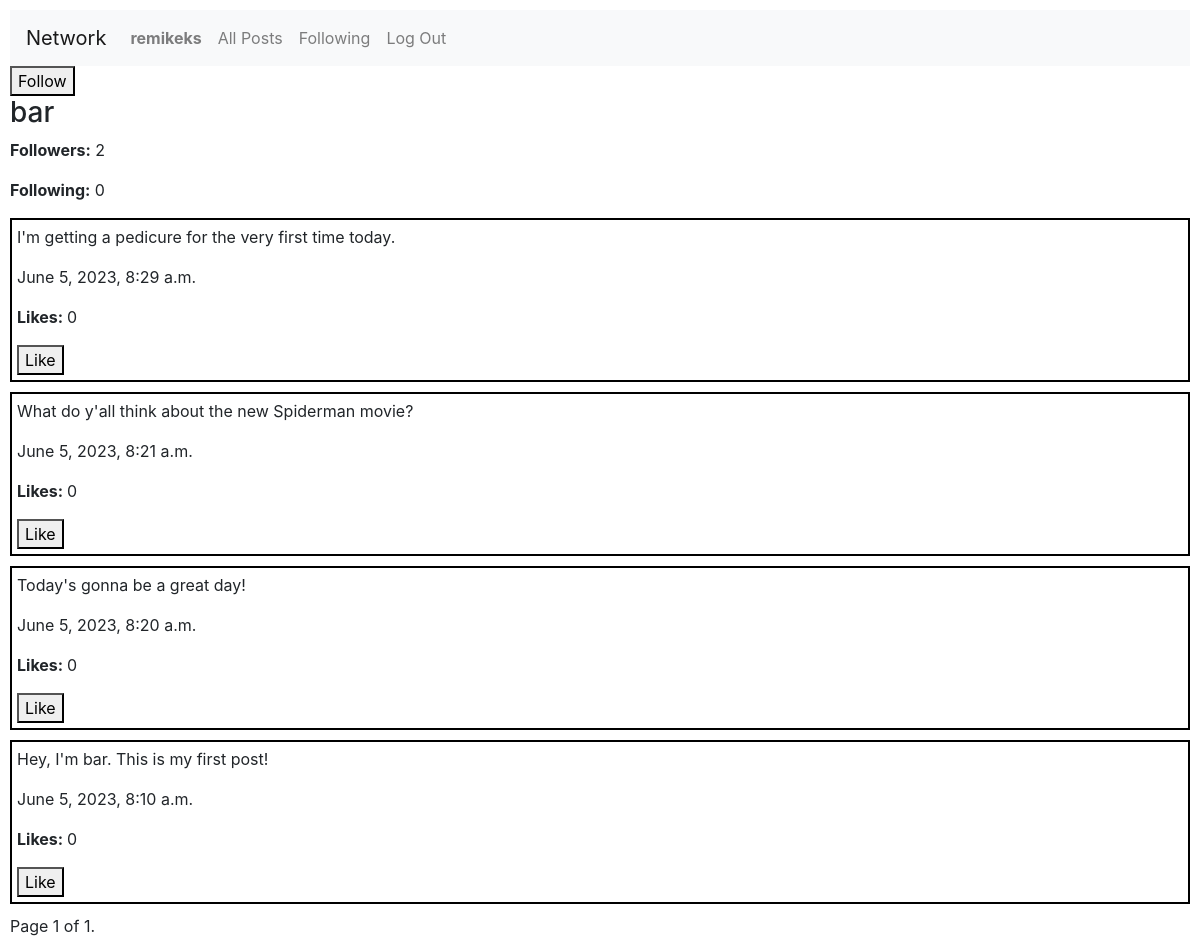
/profile/bar (signed in), run on the app's committed database.
### network/models.py (models this page shows, shortened)
class User(AbstractUser):
    followers = models.ManyToManyField('self', symmetrical=False, related_name="following")

class Post(models.Model):
    poster = models.ForeignKey(User, on_delete=models.CASCADE)
    content = models.TextField()
    timestamp = models.DateTimeField(auto_now_add=True)
    likes = models.PositiveIntegerField(default=0)
    liked_by = models.ManyToManyField(User, related_name='liked_posts', blank=True)

### network/views.py (the view)
# urls.py: path("profile/<str:name>", views.profile, name="profile"),
def profile(request, name):
    user_profile = User.objects.get(username=name)
    user_posts = Post.objects.filter(poster=user_profile).order_by("-timestamp")
    paginator = Paginator(user_posts, 10)
    page_number = request.GET.get("page")
    page_obj = paginator.get_page(page_number)
    follower_count = user_profile.followers.count()
    following_count = user_profile.following.count()
    message = "Unfollow" if user_profile.followers.filter(username=request.user.username).exists() else "Follow"
    return render(request, "network/profile.html", {
        "user_profile": user_profile,
        "posts": user_posts,
        "followers": follower_count,
        "following": following_count,
        "message": message,
        "page_obj": page_obj
    })

### network/templates/network/profile.html (shortened to what this page needs)
{% extends "network/layout.html" %}
{% block body %}
    {% if user.is_authenticated and user.username != user_profile.username %}
        <button class="follow" id="{{ user_profile.id }}">{{ message }}</button>
    {% endif %}
 <h3>{{ user_profile.username }}</h3>
<div>
    <p><strong>Followers:</strong> <span id="followers{{ user_profile.id }}"> {{ followers }}</span></p>
    <p><strong>Following:</strong> {{ following }}</p>
</div>
    {% for post in page_obj %}
        <div class="post">
            <p>{{ post.content }}</p>
            <p>{{ post.timestamp }}</p>
            <p><strong>Likes: </strong><span id="like{{post.id}}">{{ post.likes }}</span></p>
            {% if user.is_authenticated %}
                {% if user in post.liked_by.all %}
                    <button class="like" id="post{{ post.id }}">Unlike</button>
                {% else %}
                    <button class="like" id="post{{ post.id }}">Like</button>
                {% endif %}
            {% endif %}
        </div>
    {% endfor %}
<div class="pagination">
    <span class="step-links">
        <span class="current">
            Page {{ page_obj.number }} of {{ page_obj.paginator.num_pages }}.
        </span>
    </span>
</div>
{% endblock %}

### network/templates/network/layout.html (shortened to what this page needs)
{% load static %}
<!DOCTYPE html>
<html lang="en">
    <head>
        <link rel="stylesheet" href="https://stackpath.bootstrapcdn.com/bootstrap/4.4.1/css/bootstrap.min.css">
        <link href="{% static 'network/styles.css' %}" rel="stylesheet">
    </head>
    <body>
        <nav class="navbar navbar-expand-lg navbar-light bg-light">
            <a class="navbar-brand" href="{% url 'index'%}">Network</a>
            <div>
              <ul class="navbar-nav mr-auto">
                {% if user.is_authenticated %}
                    <li class="nav-item">
                        <a class="nav-link" href="{% url 'profile' user.username %}"><strong>{{ user.username }}</strong></a>
                    </li>
                {% endif %}
                <li class="nav-item">
                  <a class="nav-link" href="{% url 'index'%}">All Posts</a>
                </li>
                {% if user.is_authenticated %}
                    <li class="nav-item">
                        <a class="nav-link" href="{% url 'following' %}">Following</a>
                    </li>
                    <li class="nav-item">
                        <a class="nav-link" href="{% url 'logout' %}">Log Out</a>
                    </li>
                {% endif %}
              </ul>
            </div>
          </nav>
        <div class="body">
            {% block body %}
            {% endblock %}
        </div>
    </body>
</html>

### network/static/network/styles.css (style rules this page uses)
body { margin: 10px; }
.post { margin-bottom: 10px; padding: 5px; border: 2px solid black; }

### data on the page
User: username "remikeks"
User: username "bar"
Post: content "I'm getting a pedicure for the very first time today.", timestamp "June 5, 2023, 8:29 a.m.", likes "0"
Post: content "What do y'all think about the new Spiderman movie?", timestamp "June 5, 2023, 8:21 a.m.", likes "0"
Post: content "Today's gonna be a great day!", timestamp "June 5, 2023, 8:20 a.m.", likes "0"
Post: content "Hey, I'm bar. This is my first post!", timestamp "June 5, 2023, 8:10 a.m.", likes "0"

### other printed values
{{ message }} "Follow"
{{ followers }} "2"
{{ following }} "0"
{{ page_obj.number }} "1"
{{ page_obj.paginator.num_pages }} "1"
